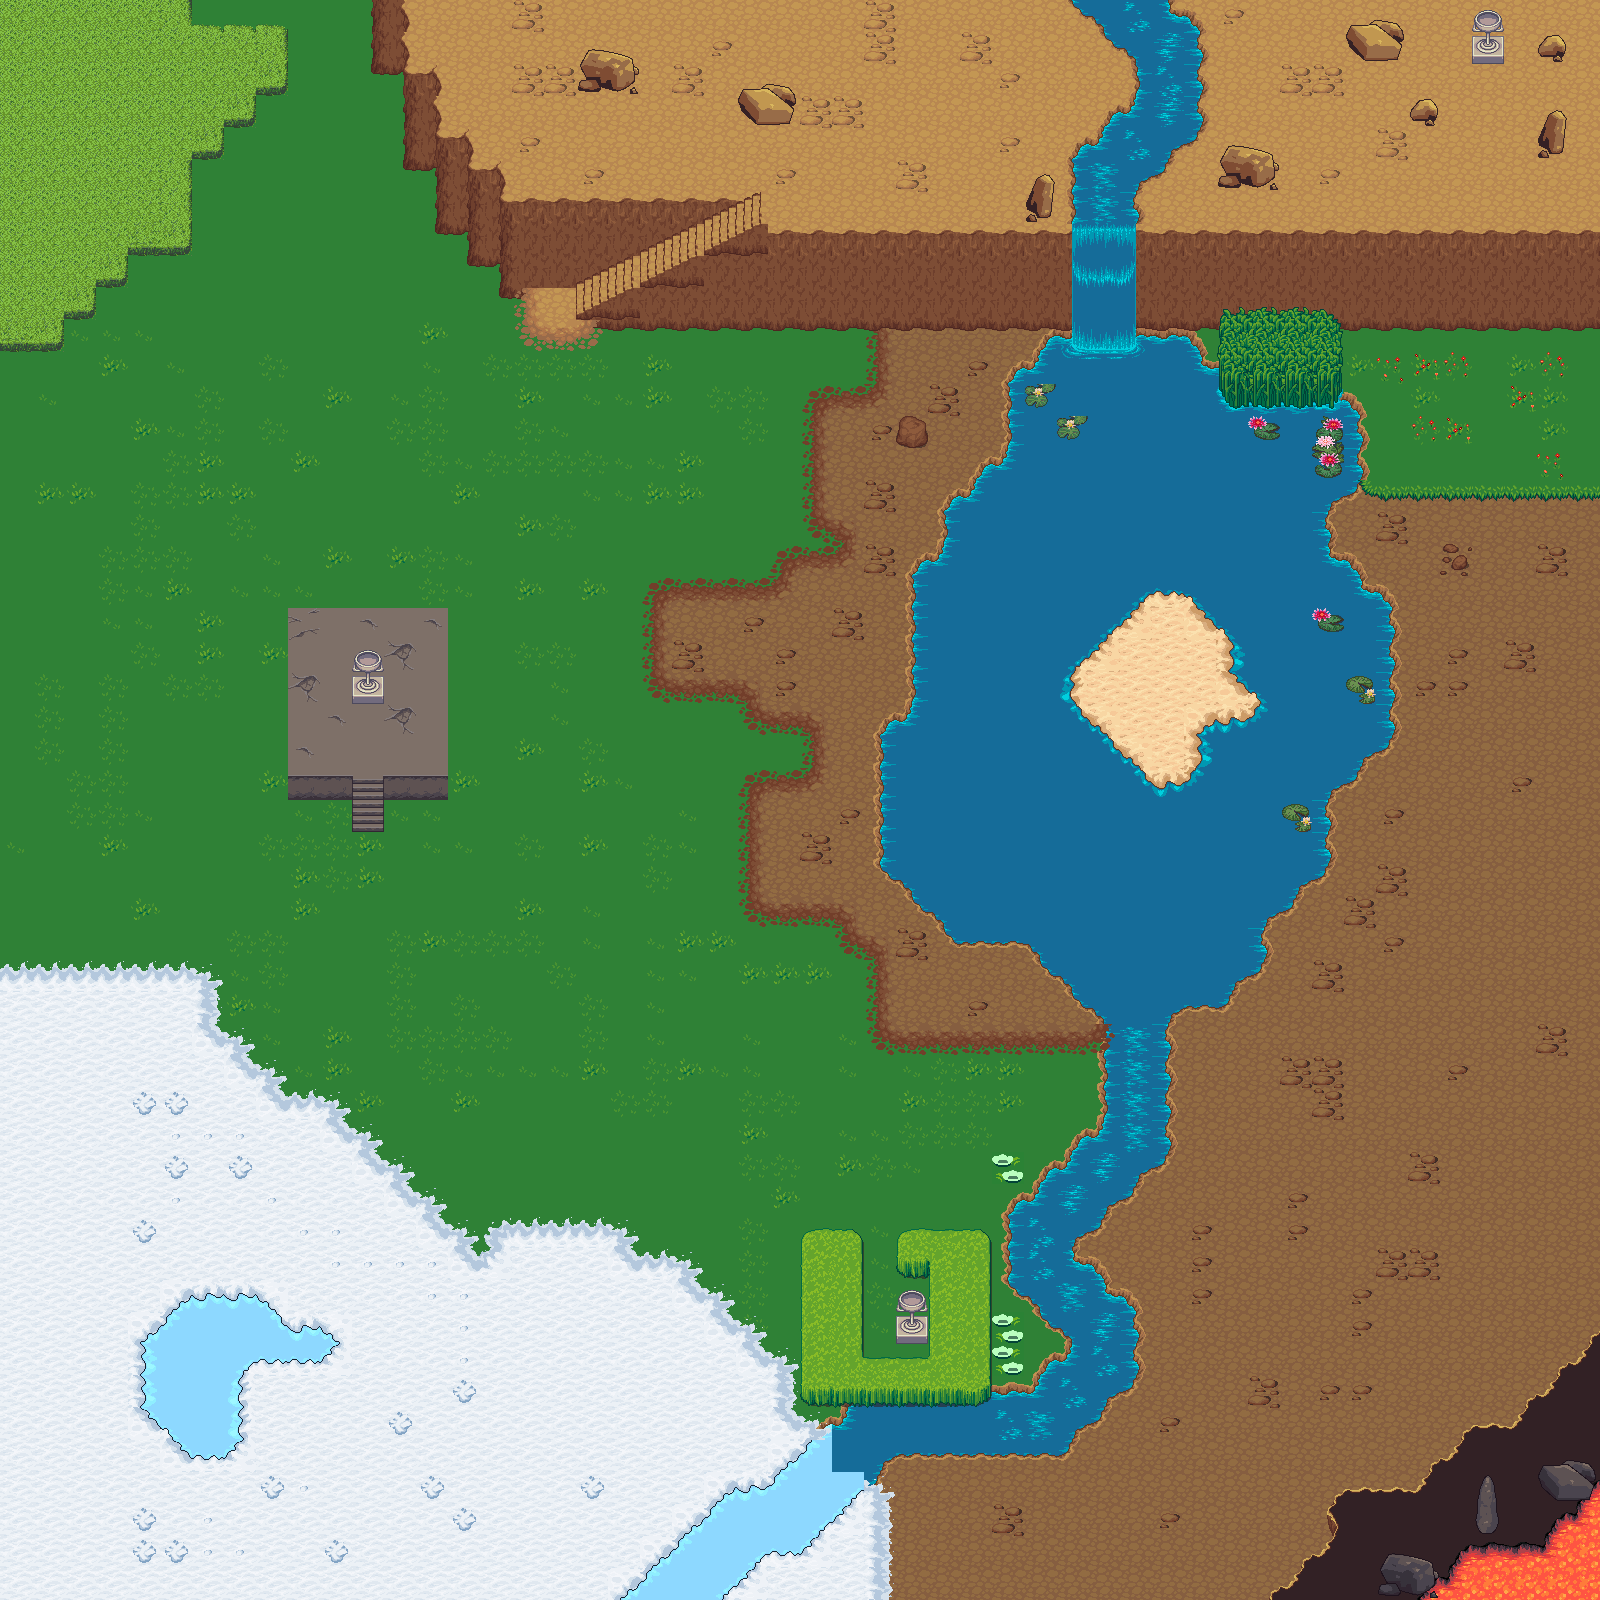

Below is a game level as drawn by its tile map, then a one-line description and the .tmx that defines it (tile-layer data replaced by summaries):
An orthogonal 50x50 tile map with 32x32 px tiles, 5 tile layers (background, edges, upperedges, decorations, ...) and 80 objects.

<map version="1.2" tiledversion="1.3.3" orientation="orthogonal" renderorder="right-down" width="50" height="50" tilewidth="32" tileheight="32" infinite="0" nextlayerid="10" nextobjectid="157">
 <tileset firstgid="1" source="Terrain.tsx" />
 <layer id="1" name="background" width="50" height="50">
  <properties>
   <property name="layerDepth" value="1.0" />
  </properties>
  <data>[2500 cells, 2500 non-empty, 22 distinct tile ids]</data>
 </layer>
 <layer id="2" name="edges" width="50" height="50">
  <properties>
   <property name="layerDepth" value="0.7" />
  </properties>
  <data>[2500 cells, 1207 non-empty, 78 distinct tile ids]</data>
 </layer>
 <layer id="7" name="upperedges" width="50" height="50">
  <properties>
   <property name="layerDepth" value="0.5" />
  </properties>
  <data>[2500 cells, 65 non-empty, 13 distinct tile ids]</data>
 </layer>
 <layer id="3" name="decorations" width="50" height="50">
  <properties>
   <property name="layerDepth" value="0.2" />
  </properties>
  <data>[2500 cells, 544 non-empty, 91 distinct tile ids]</data>
 </layer>
 <layer id="9" name="upperdecorations" width="50" height="50">
  <properties>
   <property name="layerDepth" value="0.0" />
  </properties>
  <data>[2500 cells, 73 non-empty, 24 distinct tile ids]</data>
 </layer>
 <objectgroup id="8" name="collisions">
  <object id="1" x="-1.16667" y="0" width="191.833" height="254.667" />
  <object id="2" x="190.667" y="29.9167" width="96.3333" height="64.75" />
  <object id="3" x="191.5" y="95.3333" width="31.3333" height="63.1667" />
  <object id="4" x="223.333" y="94.8333" width="32.3333" height="32.5" />
  <object id="6" x="-1.33333" y="254.667" width="64.3333" height="96.8333" />
  <object id="7" x="63.1667" y="254" width="64.5" height="34" />
  <object id="8" x="63.3333" y="288.167" width="32.3333" height="31.8333" />
  <object id="14" x="368.167" y="-1.33333" width="46" height="64.1667" />
  <object id="15" x="399" y="66" width="47.3333" height="92.667" />
  <object id="16" x="432.5" y="128.5" width="34.6667" height="93.5" />
  <object id="17" x="460.333" y="160.5" width="40.3333" height="94.1667" />
  <object id="19" x="495.333" y="200" width="63.6667" height="86.8333" />
  <object id="25" x="768.455" y="226.682" width="830.879" height="100.818" />
  <object id="34" x="577.242" y="64.6969" width="62.0909" height="30.2424" />
  <object id="36" x="736.5" y="96.4394" width="62.6364" height="31.0606" />
  <object id="37" x="1025.08" y="192.742" width="30.0909" height="30.6969" />
  <object id="38" x="1217.5" y="161.583" width="61.25" height="29.3333" />
  <object id="39" x="1345.17" y="33.1667" width="61" height="29" />
  <object id="40" x="1536.83" y="128.5" width="30" height="30" />
  <object id="41" x="1409" y="96.6667" width="29.6667" height="30" />
  <object id="42" x="1536.67" y="32" width="30" height="29.3333" />
  <object id="48" x="998.5" y="385" width="334.167" height="492.333" />
  <object id="51" x="1334.67" y="385.5" width="29.3333" height="114.5" />
  <object id="52" x="1334.67" y="545" width="28" height="243.667" />
  <object id="53" x="1026.17" y="327.333" width="187.667" height="54.8333" />
  <object id="54" x="1364.67" y="577.75" width="30.6667" height="176.917" />
  <object id="56" x="880.667" y="736.333" width="125" height="141" />
  <object id="58" x="902.5" y="577" width="101.5" height="159" />
  <object id="59" x="929" y="512" width="75" height="65" />
  <object id="60" x="961" y="481.5" width="44" height="29" />
  <object id="61" x="908" y="879" width="394" height="30" />
  <object id="62" x="936.5" y="909.5" width="336.5" height="19" />
  <object id="63" x="950.5" y="928.5" width="311.5" height="16" />
  <object id="64" x="1035.5" y="945.5" width="230.5" height="19" />
  <object id="65" x="1046.5" y="964.5" width="214.5" height="14" />
  <object id="66" x="1070.5" y="979" width="165" height="25.5" />
  <object id="67" x="1098.5" y="1006" width="79" height="19" />
  <object id="68" x="288.712" y="608.424" width="158.628" height="5.57579" />
  <object id="69" x="288.955" y="768.872" width="61.3031" height="30.4622" />
  <object id="70" x="386.11" y="776.042" width="60.9394" height="23.9167" />
  <object id="78" x="288.898" y="614.193" width="10.5682" height="161.417" />
  <object id="79" x="442.466" y="614.193" width="4.75" height="161.5" />
  <object id="80" x="352" y="671.75" width="31.75" height="32.25" />
  <object id="103" x="801.667" y="1221.33" width="59.6667" height="184" />
  <object id="104" x="861" y="1345.67" width="128.333" height="59.6667" />
  <object id="105" x="929" y="1221.33" width="60.6667" height="123" />
  <object id="106" x="898.667" y="1221.34" width="29.6667" height="55" />
  <object id="107" x="896.667" y="1312.67" width="31" height="31" />
  <object id="108" x="1345.15" y="1505.16" width="255.849" height="94.8484" />
  <object id="109" x="1313.11" y="1568.79" width="31.8485" height="31.2121" />
  <object id="111" x="1440.78" y="1473.15" width="159.879" height="31.4546" />
  <object id="112" x="1473.3" y="1440.98" width="126.697" height="31.0303" />
  <object id="113" x="1537.11" y="1408.93" width="63.2122" height="31.0607" />
  <object id="115" x="1568.97" y="1376.78" width="31.697" height="31.2122" />
  <object id="116" x="-1" y="-32" width="1632.5" height="31.5" />
  <object id="117" x="1600" y="0.5" width="31.5" height="1632.5" />
  <object id="118" x="-32.25" y="1601.59" width="1632.5" height="30.1666" />
  <object id="119" x="-31.75" y="-32.75" width="31.5" height="1632.5" />
  <object id="131" x="687.92" y="277.833" width="15.7841" height="41.9792" />
  <object id="134" x="704.767" y="270.989" width="15.2663" height="49.0114" />
  <object id="135" x="736.589" y="248.438" width="15.8118" height="71.5231" />
  <object id="136" x="720.1" y="261.123" width="16.1754" height="58.8769" />
  <object id="137" x="608.957" y="320.996" width="159.125" height="6.45833" />
  <object id="139" x="672.199" y="285.092" width="15.7841" height="34.8542" />
  <object id="140" x="656.358" y="291.565" width="15.7841" height="28.5284" />
  <object id="141" x="640.608" y="295.455" width="15.7841" height="24.6383" />
  <object id="142" x="624.858" y="301.031" width="15.7841" height="18.8125" />
  <object id="143" x="608.983" y="308.031" width="15.7841" height="12.0625" />
  <object id="145" x="558.896" y="200.021" width="159.541" height="7.45833" />
  <object id="146" x="558.996" y="207.572" width="16.1754" height="68.8564" />
  <object id="147" x="575.276" y="207.466" width="16.1754" height="55.7731" />
  <object id="148" x="591.367" y="207.557" width="15.6299" height="47.5231" />
  <object id="149" x="607.367" y="207.375" width="16.1754" height="36.9095" />
  <object id="150" x="623.549" y="207.557" width="16.1754" height="29.4398" />
  <object id="151" x="639.912" y="207.375" width="16.1754" height="22.4398" />
  <object id="152" x="656.458" y="207.375" width="14.7209" height="15.6064" />
  <object id="153" x="672.64" y="207.557" width="16.1754" height="8.4095" />
  <object id="154" x="688.821" y="207.375" width="16.1754" height="4.60643" />
  <object id="155" x="752.094" y="238.238" width="15.8118" height="81.5231" />
  <object id="156" x="1472.04" y="31.625" width="31.75" height="32.25" />
 </objectgroup>
</map>
